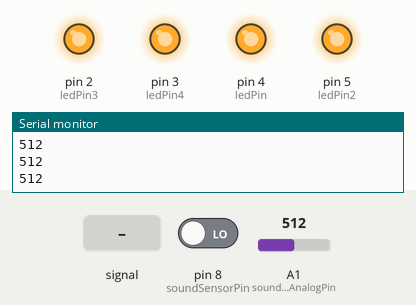
Simulated run of this sketch. Board: Arduino Uno, built with avr-gcc and run on an emulated ATmega328P. Parts: output pins drawn as LEDs (lit = HIGH), the last lines printed to the serial monitor. Dashed ring = blinking. Inputs (shaded band) come from the test bench; at power-on: A1 (soundSensorAnalogPin) = 512, pin 8 (soundSensorPin) LOW.

Above: at 1.2 s.
1.3 s: A1 (soundSensorAnalogPin) fed a 200 Hz sine of ±460 counts around its level
At 4.1 s:
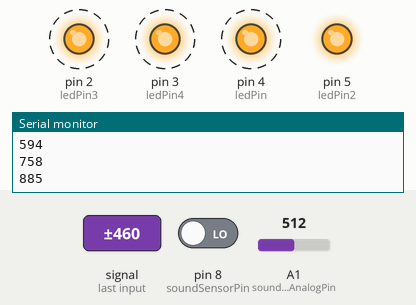
4.3 s: A1 (soundSensorAnalogPin) set to 716
At 5.0 s:
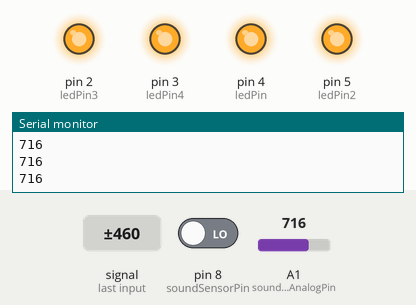
5.8 s: A1 (soundSensorAnalogPin) set to 153
7.3 s: A1 (soundSensorAnalogPin) set to 134
At 8.5 s:
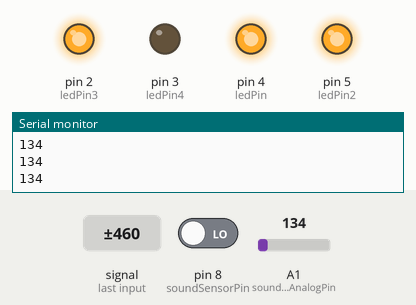
8.8 s: A1 (soundSensorAnalogPin) set to 150
At 9.5 s:
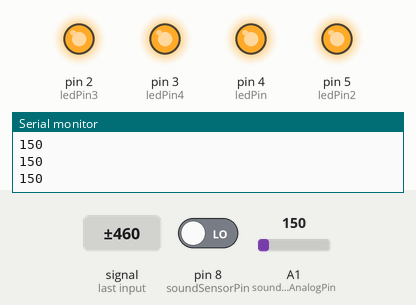
Timing chart, 0 to 11.3 s (numbered marks = the images above; inputs shaded):
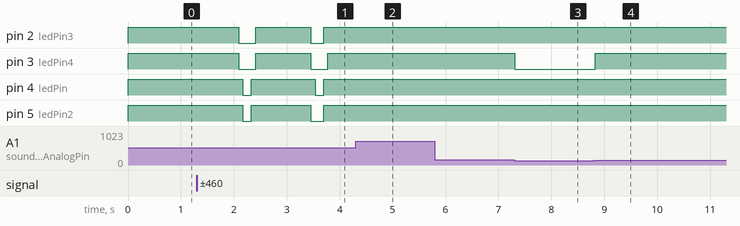

The sketch:

soundsensor1.ino
```cpp
const int ledPin = 4;
const int ledPin2 = 5;
const int ledPin3 = 2;
const int ledPin4 = 3;
const int soundSensorPin = 8;
const int soundSensorAnalogPin = A1;
int soundThreshold = 200;

void setup() {
  pinMode(soundSensorAnalogPin, INPUT);
  pinMode(ledPin, OUTPUT);
  pinMode(ledPin2, OUTPUT);
  pinMode(ledPin3, OUTPUT);
  pinMode(ledPin4, OUTPUT);
  pinMode(soundSensorPin, INPUT);
  Serial.begin (9600);
}

void loop() {
  int soundDetected = digitalRead(soundSensorPin);
  int soundDetectedAnalog = analogRead(soundSensorAnalogPin);
  Serial.println (soundDetectedAnalog);

  if (soundDetectedAnalog > 80) {
    digitalWrite(ledPin, HIGH);
  } else {
    digitalWrite(ledPin, LOW);
  }

  if (soundDetectedAnalog > 100) {
    digitalWrite(ledPin2, HIGH);
  } else {
    digitalWrite(ledPin2, LOW);
  }

  if (soundDetectedAnalog > 120) {
    digitalWrite(ledPin3, HIGH);
  } else {
    digitalWrite(ledPin3, LOW);
  }

  if (soundDetectedAnalog > 140) {
    digitalWrite(ledPin4, HIGH);
  } else {
    digitalWrite(ledPin4, LOW);
  }

  delay (80);
}
```

Measured:
- the behaviour switches between 141 and 140 on A1 (soundSensorAnalogPin) (found by bisection; images 2 and 3)
- after the input at 1.3 s, pin 2 (ledPin3): alternates HIGH for 1.0 s and LOW for 0.28 s, starting after 0.79 s; pin 3 (ledPin4): alternates HIGH for 1.0 s and LOW for 0.32 s, starting after 0.79 s
- after the input at 4.3 s, pin 2 (ledPin3), pin 3 (ledPin4), pin 4 (ledPin), pin 5 (ledPin2): stays HIGH (without the input it goes to LOW after 0.52 s)
- after the input at 7.3 s, pin 3 (ledPin4): HIGH → LOW at once
- after the input at 8.8 s, pin 3 (ledPin4): LOW → HIGH at once
